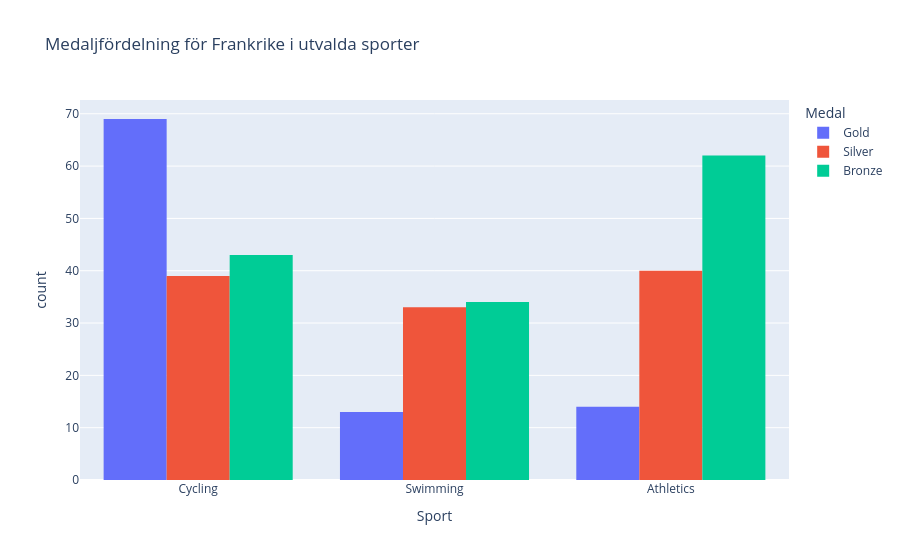

Notebook cell for this chart:
### Code cell
# Diagram 1 - Medaljfördelning i sporterna 
# Filtera bort de rader som saknar medalj

medals = fr_sports[fr_sports['Medal'].notna()]

fig1 = px.histogram(
    medals,
    x='Sport',
    color='Medal',
    title='Medaljfördelning för Frankrike i utvalda sporter',
    barmode='group'
)
fig1.show()

### Figure 1 — Plotly figure (JSON) as saved in the notebook; plotly's stock layout.template omitted (floating-point values rounded to 4 significant figures; data arrays with more than 128 entries replaced by an {"elided": "..."} marker saying what was removed)
{"data": [{"alignmentgroup": "True", "bingroup": "x", "hovertemplate": "Medal=Gold<br>Sport=%{x}<br>count=%{y}<extra></extra>", "legendgroup": "Gold", "marker": {"color": "#636efa", "pattern": {"shape": ""}}, "name": "Gold", "offsetgroup": "Gold", "orientation": "v", "showlegend": true, "type": "histogram", "x": ["Cycling", "Cycling", "Cycling", "Cycling", "Swimming", "Swimming", "Cycling", "Cycling", "Cycling", "Cycling", "Cycling", "Cycling", "Swimming", "Swimming", "Athletics", "Cycling", "Cycling", "Cycling", "Cycling", "Swimming", "Cycling", "Cycling", "Cycling", "Cycling", "Cycling", "Cycling", "Cycling", "Cycling", "Cycling", "Cycling", "Cycling", "Cycling", "Cycling", "Swimming", "Cycling", "Athletics", "Cycling", "Athletics", "Cycling", "Cycling", "Cycling", "Athletics", "Cycling", "Cycling", "Swimming", "Cycling", "Athletics", "Cycling", "Cycling", "Athletics", "Cycling", "Cycling", "Cycling", "Athletics", "Cycling", "Cycling", "Swimming", "Swimming", "Cycling", "Swimming", "Swimming", "Cycling", "Cycling", "Cycling", "Cycling", "Cycling", "Athletics", "Cycling", "Cycling", "Cycling", "Cycling", "Cycling", "Cycling", "Swimming", "Athletics", "Athletics", "Athletics", "Athletics", "Athletics", "Cycling", "Athletics", "Cycling", "Cycling", "Cycling", "Cycling", "Cycling", "Cycling", "Cycling", "Swimming", "Cycling", "Cycling", "Cycling", "Cycling", "Cycling", "Cycling", "Cycling"], "xaxis": "x", "yaxis": "y"}, {"alignmentgroup": "True", "bingroup": "x", "hovertemplate": "Medal=Silver<br>Sport=%{x}<br>count=%{y}<extra></extra>", "legendgroup": "Silver", "marker": {"color": "#EF553B", "pattern": {"shape": ""}}, "name": "Silver", "offsetgroup": "Silver", "orientation": "v", "showlegend": true, "type": "histogram", "x": ["Swimming", "Athletics", "Athletics", "Cycling", "Cycling", "Cycling", "Cycling", "Cycling", "Swimming", "Swimming", "Cycling", "Cycling", "Athletics", "Cycling", "Swimming", "Swimming", "Swimming", "Cycling", "Swimming", "Athletics", "Cycling", "Athletics", "Athletics", "Athletics", "Athletics", "Cycling", "Cycling", "Cycling", "Cycling", "Athletics", "Athletics", "Cycling", "Swimming", "Athletics", "Athletics", "Cycling", "Athletics", "Athletics", "Cycling", "Athletics", "Cycling", "Cycling", "Cycling", "Cycling", "Swimming", "Swimming", "Cycling", "Athletics", "Athletics", "Swimming", "Swimming", "Athletics", "Athletics", "Athletics", "Cycling", "Athletics", "Cycling", "Cycling", "Cycling", "Swimming", "Athletics", "Swimming", "Swimming", "Swimming", "Cycling", "Cycling", "Athletics", "Athletics", "Athletics", "Swimming", "Swimming", "Swimming", "Swimming", "Swimming", "Swimming", "Athletics", "Athletics", "Athletics", "Swimming", "Swimming", "Swimming", "Swimming", "Athletics", "Athletics", "Athletics", "Cycling", "Cycling", "Athletics", "Swimming", "Cycling", "Athletics", "Athletics", "Athletics", "Cycling", "Cycling", "Athletics", "Cycling", "Athletics", "Cycling", "Cycling", "Swimming", "Swimming", "Swimming", "Swimming", "Swimming", "Athletics", "Athletics", "Cycling", "Cycling", "Athletics", "Swimming", "Cycling"], "xaxis": "x", "yaxis": "y"}, {"alignmentgroup": "True", "bingroup": "x", "hovertemplate": "Medal=Bronze<br>Sport=%{x}<br>count=%{y}<extra></extra>", "legendgroup": "Bronze", "marker": {"color": "#00cc96", "pattern": {"shape": ""}}, "name": "Bronze", "offsetgroup": "Bronze", "orientation": "v", "showlegend": true, "type": "histogram", "x": {"elided": "139 str values"}, "xaxis": "x", "yaxis": "y"}], "layout": {"barmode": "group", "legend": {"title": {"text": "Medal"}, "tracegroupgap": 0}, "title": {"text": "Medaljfördelning för Frankrike i utvalda sporter"}, "xaxis": {"anchor": "y", "domain": [0, 1], "title": {"text": "Sport"}}, "yaxis": {"anchor": "x", "domain": [0, 1], "title": {"text": "count"}}}}
